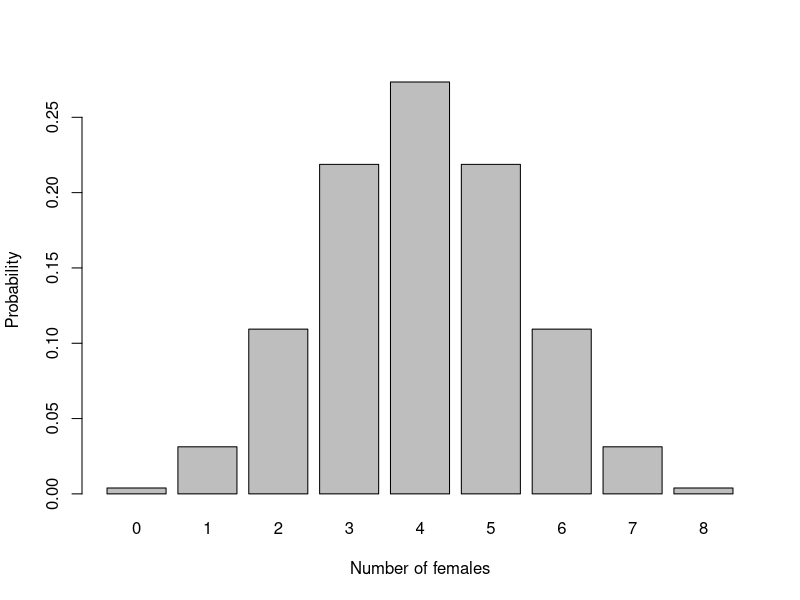
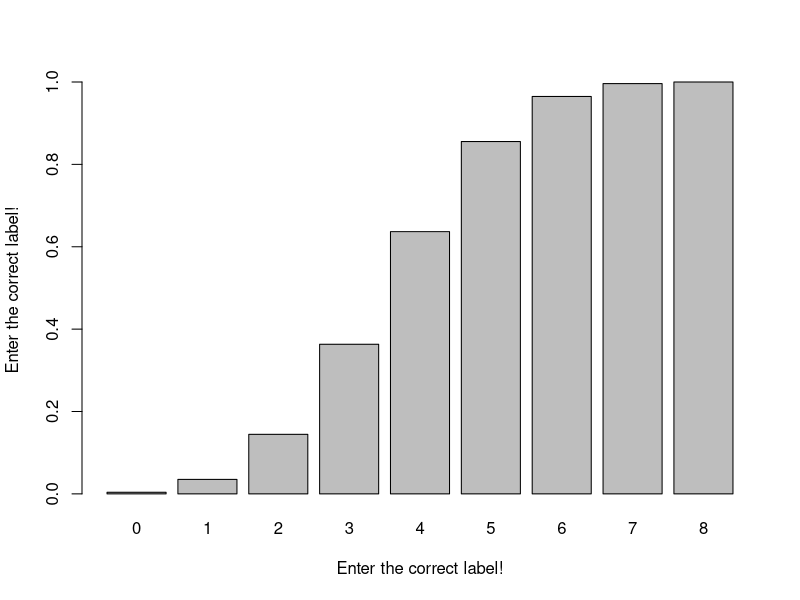
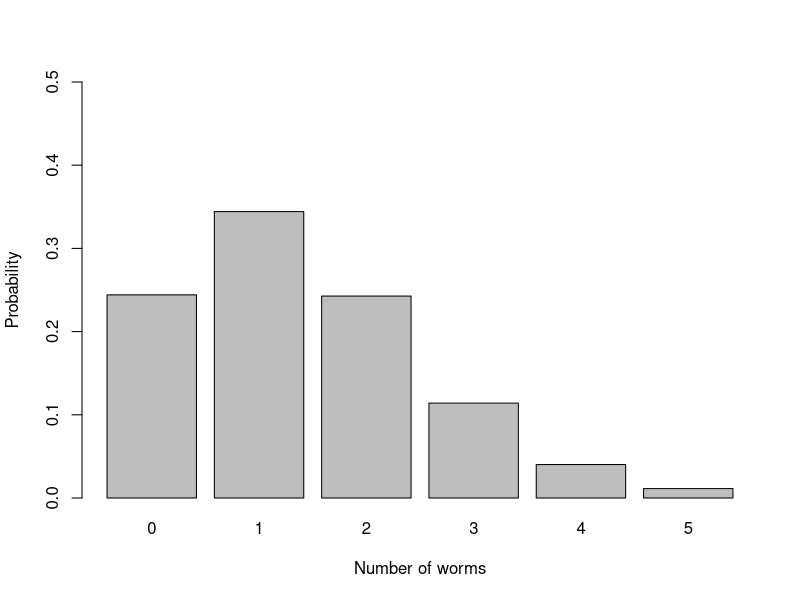
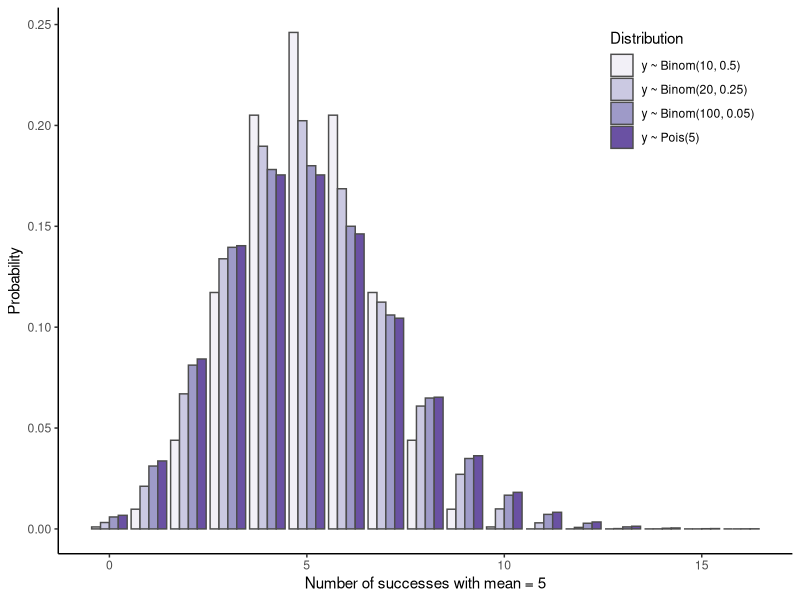

The R script that drew these images, in order:
## ---- chunk 1
knitr::opts_chunk$set(out.width="50%", out.height="50%", fig.align='center',
                      cache=TRUE,
                      warning=FALSE, error=FALSE)
## ---- chunk 2
num_female <- 4 # note that 4 is assigned to the variable called num_female
num_trials <- 8
p_female <- 0.5
# for a single probability: y~Binom(n=8, p=0.5) determine P(y_i=4)
paste0("P(", num_female, " female | ", num_trials, " eggs) = ",
       dbinom(num_female, num_trials, p_female))
## ---- chunk 3
# pbinom gives the cumulative probability
paste("The cumulative probability is", 
      max(pbinom(0:num_female - 1, num_trials, p_female)))
## ---- chunk 4
# You can check what R is doing by running parts of code:
0:num_female - 1 # is this what you expected?
0:(num_female - 1) # this is actually what we want.
# Correct the code above. Why did this bug have no effect?
## ---- chunk 5
# Run this, then explore values of p_female
# Note: 'success' and 'failure' is arbitrary. Just make sure you're calculating
# what you think. How would you calculate the probabilities for males instead?
num_female <- seq(0, 8) 
p_female <- 0.5 # what are the limits of p_female?
prFemale_df <- data.frame(num_female = num_female, 
                          prob = dbinom(num_female, max(num_female), p_female)) 
prFemale_df 
barplot(prFemale_df$prob, names = prFemale_df$num_female, 
        xlab = "Number of females", ylab = "Probability")
## ---- chunk 6
prFemale_df$cumul_prob <- cumsum(prFemale_df$prob)
barplot(prFemale_df$cumul_prob, names = prFemale_df$num_female, 
        xlab = "Enter the correct label!", ylab = "Enter the correct label!")
## ---- chunk 7
worm_df <- data.frame(num_worms = c(0, 1, 2, 3, 4, 5, 6),
                      num_quadrats = c(35, 28, 15, 10, 7, 5, 0))
## ---- chunk 8
# num_worms is the number of worms per quadrat
# num_quadrats is numbers of quadrats observed containing that number of worms
# this dataset is summarised. Raw data might have columns: quadrat_id, num_worms
worm_df <- data.frame(num_worms = c(0, 1, 2, 3, 4, 5, 6),
                      num_quadrats = c(35, 28, 15, 10, 7, 5, 0))
worm_df # display dataframe
## ---- chunk 9
sum(worm_df$num_quadrats) # total number of quadrats
lambda_worms <- with(worm_df, sum(num_worms * num_quadrats) / sum(num_quadrats))
paste("The mean is", lambda_worms, "worms per quadrat")
## ---- chunk 10
# ?dpois 
# for questions like 'determine P(y_i=a | lambda)'
a <- 5 
lambda <- 1.41 
dpois(a, lambda) # probability of observing 'a' worms per quadrat: dpois()
ppois(a, lambda) # probability of observing >= 'a' worms: ppois()
## ---- chunk 11
ppois(0:a, lambda) # what does 0:a mean? What's another way to do this? 
signif(ppois(0:a, lambda), 3) # round with ?signif
barplot(dpois(0:a, lambda),
        ylab = "Probability", xlab = "Number of worms",
        space = 0.2, ylim = c(0, 0.5), names.arg = 0:a)
## ---- chunk 12
# create new columns in worm_df for the probabilities
worm_df$prob <- dpois(worm_df$num_worms, lambda)
worm_df$cumul_prob <- cumsum(worm_df$prob)
## ---- chunk 13
# Make Table 2.1. Use packageName::function() instead of loading with library()
knitr::kable(worm_df, digits=5,
             caption = 'Worm cast observations and expected probabilities.') 
## ---- chunk 14
# generate dataframe with probability for 0:16 'successes' from different 
# distributions but where mean is 5.
# note that in y ~ Binom(10,0.5), probability of >10 successes is zero.
# We're going to leverage the power of the tidyverse here
library(tidyverse)
y_seq <- 0:16
binom_df <- tibble(y=rep(y_seq, times=3), # ?rep
                   n=rep(c(10, 20, 100), each=length(y_seq)),
                   p=rep(c(0.5, 0.25, 0.05), each=length(y_seq))) |>
    mutate(mean=n*p,
           prob=dbinom(y_seq, n, p),
           label=paste0("y ~ Binom(", n, ", ", p, ")"))
pois_df <- tibble(y=y_seq,
                  n=NA, 
                  p=NA,
                  mean=5) |>
    mutate(prob=dpois(y_seq, mean),
           label=paste0("y ~ Pois(", mean, ")"))
PDF_df <- bind_rows(binom_df, pois_df) |>
  mutate(label=factor(label, levels=unique(label)))
## ---- chunk 15
head(binom_df, 2)
head(pois_df, 2)
## ---- chunk 16
ggplot(PDF_df, aes(y, prob, fill=label)) +  # ggplot(data, aes(xVar, yVar))
  geom_bar(stat="identity", position="dodge", colour="grey30") +  # ?geom_bar
  scale_fill_brewer("Distribution", palette="Purples") + # from colorbrewer2.org
  labs(x="Number of successes with mean = 5", y="Probability") +
  theme_classic() + theme(legend.position=c(0.85, 0.85))
## ---- chunk 17
y <- rpois(10000, 5)
paste0("Mean: ", signif(mean(y), 3), ", variance: ", signif(var(y), 3))
